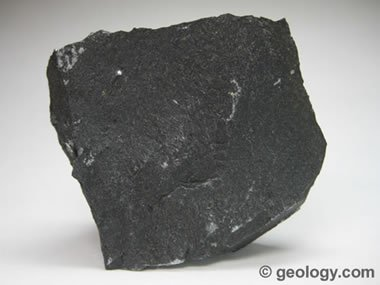
#> input picture Dataset/Igneous/Basalt/1.jpg, 380 x 285 px
$ python -i classifier.py   (imports and definitions only)
#> lines starting #> are read from the running program, lines starting #| are printed output that depends on the picture; after the words box and inside, x2 and y2 are one past the last pixel; in counts of white or black regions, pixels touching at a corner belong together
import cv2
import numpy as np
import joblib
import pandas as pd
from sklearn.cluster import KMeans

# Load the trained model and label encoder
# [2 lines not run here, left out]

def get_closest_color_name(rgb_color):
    basic_colors = {
        'black': (0,0,0), 'white':(255,255,255), 'brown':(165,42,42),
        'gray':(128,128,128), 'tan':(210,180,140), 'red':(255,0,0),
        'yellow':(255,255,0), 'green':(0,128,0)
    }
    distances = {name: np.sum((np.array(rgb_color) - np.array(rgb))**2) for name, rgb in basic_colors.items()}
    return min(distances, key=distances.get)

def extract_features_from_image(image_path):
#> called with image_path = '../Dataset/Igneous/Basalt/1.jpg'
    img_gray = cv2.imread(image_path, cv2.IMREAD_GRAYSCALE)
#> img_gray: shape (285, 380); min 24, max 255, mean 138.9
    img_color = cv2.imread(image_path)
#> img_color is the input picture: shape (285, 380, 3); mean B, G, R 137.9, 139.2, 138.7
    if img_gray is None or img_color is None:
        raise ValueError(f"Error loading image: {image_path}")
    # Grain analysis
    _, thresh = cv2.threshold(img_gray, 128, 255, cv2.THRESH_BINARY_INV)
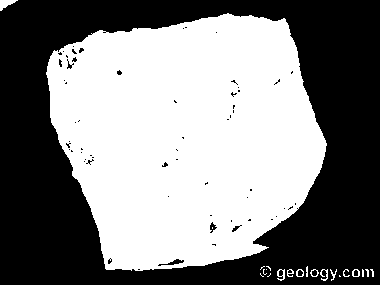
#> thresh: shape (285, 380); 51% white; 64 black regions (57 under 20 px)
    contours, _ = cv2.findContours(thresh, cv2.RETR_EXTERNAL, cv2.CHAIN_APPROX_SIMPLE)
#> contours = 21 contours, 14 with area under 20; largest, box (x1, y1, x2, y2) and area: (46, 13, 327, 271) 54748, (0, 0, 18, 11) 78, (277, 269, 285, 281) 50, (352, 269, 360, 277) 44, (296, 269, 304, 277) 44, (310, 269, 319, 277) 42, (287, 269, 294, 277) 23
    diameters = [np.sqrt(4*cv2.contourArea(cnt)/np.pi) for cnt in contours if cv2.contourArea(cnt) >= 10]
#> diameters = [7.48, 3.83, 4.72, 7.31, 7.48, 5.41, 7.94, 264, 10]
    mean_diam = np.mean(diameters) if diameters else 0
#> mean_diam = 35.36
    grain_count = len(diameters)
#> grain_count = 9
    # Color detection
    img_resized = cv2.resize(img_color, (100, 100))
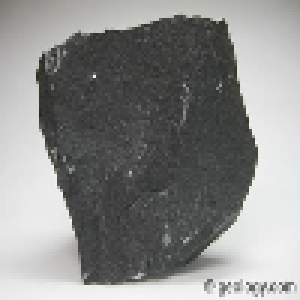
#> img_resized: shape (100, 100, 3) (shown 3 times larger); mean B, G, R 137.8, 139.1, 138.5
    pixels = img_resized.reshape((-1, 3))
    kmeans = KMeans(n_clusters=3, random_state=42).fit(pixels)
    dominant_rgb = kmeans.cluster_centers_[0].astype(int)
#> dominant_rgb = [68, 69, 68]
    main_color = get_closest_color_name(tuple(dominant_rgb))
#> in get_closest_color_name, `distances = {name: np.sum((np.array(rgb_color) - np.array(rgb))**2) fo..`: distances = {'black': 14009, 'white': 104534, 'brown': 10814, 'gray': 10681, 'tan': 37669, 'red': 44354, 'yellow': 74189, 'green': 12729}
#> main_color = 'gray'
    # Encoding for classifier
    color_mapping = {'black':0, 'white':1, 'brown':2, 'gray':3, 'tan':4, 'red':5, 'yellow':6, 'green':7}
    main_color_enc = color_mapping.get(main_color, 0)
#> main_color_enc = 3
    # Also return color as string!
    return [mean_diam, grain_count, main_color_enc], mean_diam, grain_count, main_color

# Main
# [13 lines not run here, left out]

>>> result = extract_features_from_image('../Dataset/Igneous/Basalt/1.jpg')
#> result = ([35.36, 9, 3], 35.36, 9, 'gray')
